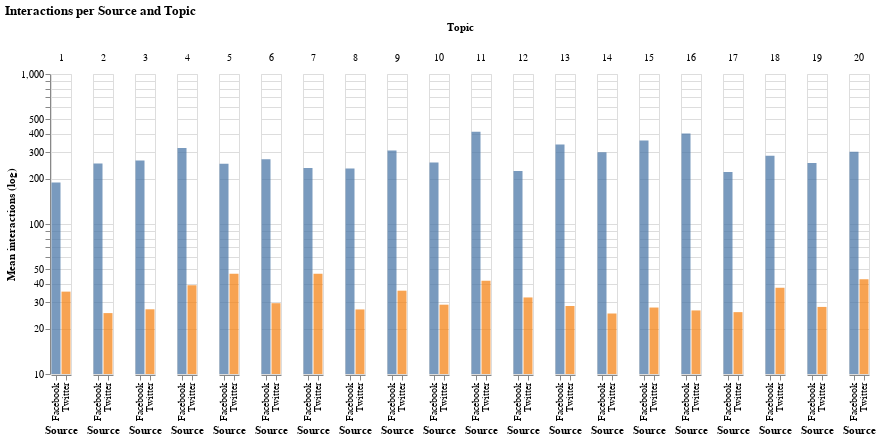

Notebook code for this chart:
### Code cell
p_data = grouped.copy()
p_data["source"] = p_data.index.get_level_values("source")
p_data.columns = ["count", "sum", "mean", "Source"]
p_data.reset_index(inplace=True)
p_data["Topic"] = p_data.topic_interpretation

chart = alt.Chart(p_data, title="Interactions per Source and Topic").mark_bar().encode(
    alt.X("Source:N"),
    alt.Y("sum(mean):Q", 
          scale=alt.Scale(type="log", base=10),
          title="Mean interactions (log)"),
    column=alt.Column("topic:O", title="Topic"),
    color=alt.Color("Source", legend=None),
    opacity=alt.value(0.75),
    tooltip=["Topic"]
).properties(
    width=20
)

chart.save(os.path.join(figures_path, "topics", "mean_interactions_per_source.html"))
chart

### Figure 1 — Vega-Lite specification as saved in the notebook (floating-point values rounded to 4 significant figures)
{"$schema": "https://vega.github.io/schema/vega-lite/v3.4.0.json", "config": {"mark": {"tooltip": null}, "view": {"height": 300, "width": 400}}, "data": {"name": "data-579684491b866935d7730138f9710052"}, "datasets": {"data-579684491b866935d7730138f9710052": [{"Source": "Facebook", "Topic": "-", "count": 469, "mean": 189.2, "source": "Facebook", "sum": 88713, "topic": 1, "topic_interpretation": "-"}, {"Source": "Twitter", "Topic": "-", "count": 468, "mean": 35.41, "source": "Twitter", "sum": 16572, "topic": 1, "topic_interpretation": "-"}, {"Source": "Facebook", "Topic": "Wohnen/Sicherheit", "count": 524, "mean": 253.2, "source": "Facebook", "sum": 132659, "topic": 2, "topic_interpretation": "Wohnen/Sicherheit"}, {"Source": "Twitter", "Topic": "Wohnen/Sicherheit", "count": 471, "mean": 25.47, "source": "Twitter", "sum": 11996, "topic": 2, "topic_interpretation": "Wohnen/Sicherheit"}, {"Source": "Facebook", "Topic": "Grüne", "count": 602, "mean": 265.1, "source": "Facebook", "sum": 159577, "topic": 3, "topic_interpretation": "Grüne"}, {"Source": "Twitter", "Topic": "Grüne", "count": 632, "mean": 27.0, "source": "Twitter", "sum": 17063, "topic": 3, "topic_interpretation": "Grüne"}, {"Source": "Facebook", "Topic": "Steuern/Geld", "count": 707, "mean": 321.6, "source": "Facebook", "sum": 227364, "topic": 4, "topic_interpretation": "Steuern/Geld"}, {"Source": "Twitter", "Topic": "Steuern/Geld", "count": 728, "mean": 38.99, "source": "Twitter", "sum": 28384, "topic": 4, "topic_interpretation": "Steuern/Geld"}, {"Source": "Facebook", "Topic": "TV", "count": 449, "mean": 252.1, "source": "Facebook", "sum": 113189, "topic": 5, "topic_interpretation": "TV"}, {"Source": "Twitter", "Topic": "TV", "count": 417, "mean": 46.57, "source": "Twitter", "sum": 19421, "topic": 5, "topic_interpretation": "TV"}, {"Source": "Facebook", "Topic": "Parteien", "count": 719, "mean": 269.8, "source": "Facebook", "sum": 194006, "topic": 6, "topic_interpretation": "Parteien"}, {"Source": "Twitter", "Topic": "Parteien", "count": 776, "mean": 29.65, "source": "Twitter", "sum": 23009, "topic": 6, "topic_interpretation": "Parteien"}, {"Source": "Facebook", "Topic": "Prognosen", "count": 634, "mean": 236.4, "source": "Facebook", "sum": 149874, "topic": 7, "topic_interpretation": "Prognosen"}, {"Source": "Twitter", "Topic": "Prognosen", "count": 562, "mean": 46.63, "source": "Twitter", "sum": 26208, "topic": 7, "topic_interpretation": "Prognosen"}, {"Source": "Facebook", "Topic": "KPÖ/LinkeVorderungen", "count": 492, "mean": 234.0, "source": "Facebook", "sum": 115130, "topic": 8, "topic_interpretation": "KPÖ/LinkeVorderungen"}, {"Source": "Twitter", "Topic": "KPÖ/LinkeVorderungen", "count": 553, "mean": 26.94, "source": "Twitter", "sum": 14898, "topic": 8, "topic_interpretation": "KPÖ/LinkeVorderungen"}, {"Source": "Facebook", "Topic": "Dank/TV-Runde", "count": 544, "mean": 308.7, "source": "Facebook", "sum": 167913, "topic": 9, "topic_interpretation": "Dank/TV-Runde"}, {"Source": "Twitter", "Topic": "Dank/TV-Runde", "count": 791, "mean": 35.93, "source": "Twitter", "sum": 28424, "topic": 9, "topic_interpretation": "Dank/TV-Runde"}, {"Source": "Facebook", "Topic": "Links/Alternativ", "count": 518, "mean": 256.8, "source": "Facebook", "sum": 133007, "topic": 10, "topic_interpretation": "Links/Alternativ"}, {"Source": "Twitter", "Topic": "Links/Alternativ", "count": 526, "mean": 28.98, "source": "Twitter", "sum": 15244, "topic": 10, "topic_interpretation": "Links/Alternativ"}, {"Source": "Facebook", "Topic": "ÖVP", "count": 1099, "mean": 411.4, "source": "Facebook", "sum": 452139, "topic": 11, "topic_interpretation": "ÖVP"}, {"Source": "Twitter", "Topic": "ÖVP", "count": 725, "mean": 41.77, "source": "Twitter", "sum": 30286, "topic": 11, "topic_interpretation": "ÖVP"}, {"Source": "Facebook", "Topic": "-", "count": 626, "mean": 225.6, "source": "Facebook", "sum": 141228, "topic": 12, "topic_interpretation": "-"}, {"Source": "Twitter", "Topic": "-", "count": 509, "mean": 32.39, "source": "Twitter", "sum": 16486, "topic": 12, "topic_interpretation": "-"}, {"Source": "Facebook", "Topic": "SPÖ", "count": 809, "mean": 338.6, "source": "Facebook", "sum": 273951, "topic": 13, "topic_interpretation": "SPÖ"}, {"Source": "Twitter", "Topic": "SPÖ", "count": 755, "mean": 28.4, "source": "Twitter", "sum": 21445, "topic": 13, "topic_interpretation": "SPÖ"}, {"Source": "Facebook", "Topic": "Volksparteien", "count": 428, "mean": 300.6, "source": "Facebook", "sum": 128653, "topic": 14, "topic_interpretation": "Volksparteien"}, {"Source": "Twitter", "Topic": "Volksparteien", "count": 394, "mean": 25.31, "source": "Twitter", "sum": 9972, "topic": 14, "topic_interpretation": "Volksparteien"}, {"Source": "Facebook", "Topic": "-", "count": 587, "mean": 359.9, "source": "Facebook", "sum": 211253, "topic": 15, "topic_interpretation": "-"}, {"Source": "Twitter", "Topic": "-", "count": 588, "mean": 27.74, "source": "Twitter", "sum": 16312, "topic": 15, "topic_interpretation": "-"}, {"Source": "Facebook", "Topic": "FPÖ", "count": 621, "mean": 401.5, "source": "Facebook", "sum": 249352, "topic": 16, "topic_interpretation": "FPÖ"}, {"Source": "Twitter", "Topic": "FPÖ", "count": 457, "mean": 26.53, "source": "Twitter", "sum": 12125, "topic": 16, "topic_interpretation": "FPÖ"}, {"Source": "Facebook", "Topic": "-", "count": 473, "mean": 222.5, "source": "Facebook", "sum": 105266, "topic": 17, "topic_interpretation": "-"}, {"Source": "Twitter", "Topic": "-", "count": 391, "mean": 25.85, "source": "Twitter", "sum": 10106, "topic": 17, "topic_interpretation": "-"}, {"Source": "Facebook", "Topic": "Wahlkampfslogans", "count": 589, "mean": 285.1, "source": "Facebook", "sum": 167896, "topic": 18, "topic_interpretation": "Wahlkampfslogans"}, {"Source": "Twitter", "Topic": "Wahlkampfslogans", "count": 421, "mean": 37.65, "source": "Twitter", "sum": 15852, "topic": 18, "topic_interpretation": "Wahlkampfslogans"}, {"Source": "Facebook", "Topic": "-", "count": 520, "mean": 255.4, "source": "Facebook", "sum": 132786, "topic": 19, "topic_interpretation": "-"}, {"Source": "Twitter", "Topic": "-", "count": 542, "mean": 28.0, "source": "Twitter", "sum": 15177, "topic": 19, "topic_interpretation": "-"}, {"Source": "Facebook", "Topic": "Rechts-außen", "count": 621, "mean": 303.1, "source": "Facebook", "sum": 188230, "topic": 20, "topic_interpretation": "Rechts-außen"}, {"Source": "Twitter", "Topic": "Rechts-außen", "count": 647, "mean": 42.82, "source": "Twitter", "sum": 27707, "topic": 20, "topic_interpretation": "Rechts-außen"}]}, "encoding": {"color": {"field": "Source", "legend": null, "type": "nominal"}, "column": {"field": "topic", "title": "Topic", "type": "ordinal"}, "opacity": {"value": 0.75}, "tooltip": [{"field": "Topic", "type": "nominal"}], "x": {"field": "Source", "type": "nominal"}, "y": {"aggregate": "sum", "field": "mean", "scale": {"base": 10, "type": "log"}, "title": "Mean interactions (log)", "type": "quantitative"}}, "mark": "bar", "title": "Interactions per Source and Topic", "width": 20}
